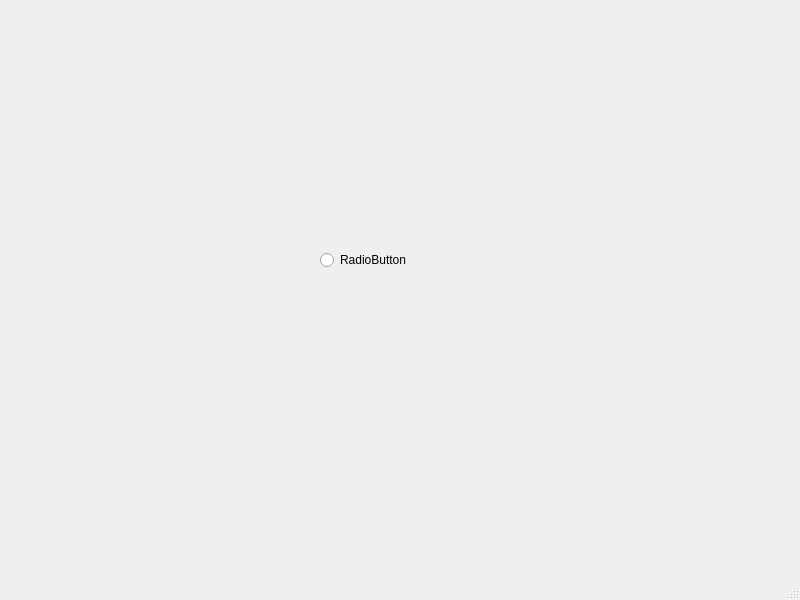
<?xml version="1.0" encoding="UTF-8"?>
<ui version="4.0">
 <class>MainWindow</class>
 <widget class="QMainWindow" name="MainWindow">
  <property name="geometry">
   <rect>
    <x>0</x>
    <y>0</y>
    <width>800</width>
    <height>600</height>
   </rect>
  </property>
  <property name="windowTitle">
   <string>MainWindow</string>
  </property>
  <widget class="QWidget" name="centralwidget">
   <widget class="QRadioButton" name="radioButton">
    <property name="geometry">
     <rect>
      <x>320</x>
      <y>250</y>
      <width>100</width>
      <height>20</height>
     </rect>
    </property>
    <property name="text">
     <string>RadioButton</string>
    </property>
   </widget>
  </widget>
  <widget class="QMenuBar" name="menubar">
   <property name="geometry">
    <rect>
     <x>0</x>
     <y>0</y>
     <width>800</width>
     <height>22</height>
    </rect>
   </property>
  </widget>
  <widget class="QStatusBar" name="statusbar"/>
 </widget>
 <resources/>
 <connections/>
</ui>
